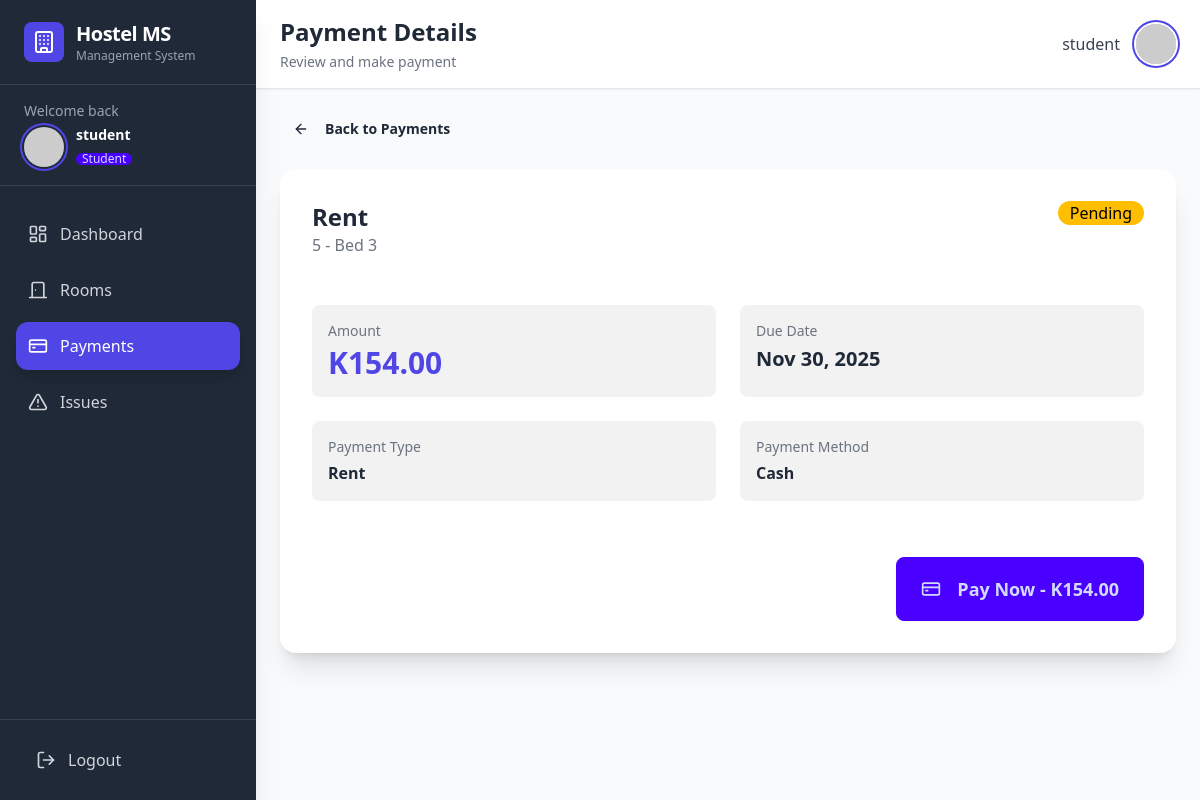
The page /payments/2/detail/ (signed in) on the database its author committed.
### hostel/models.py (models this page shows, shortened)
class User(AbstractUser):
    ROLE_CHOICES = [
        ('admin', 'Admin'),
        ('manager', 'Hostel Manager'),
        ('student', 'Student'),
    ]
    role = models.CharField(max_length=10, choices=ROLE_CHOICES, default='student')
    phone = models.CharField(max_length=15, blank=True)
    address = models.TextField(blank=True)
    profile_picture = models.ImageField(upload_to='profiles/', blank=True, null=True)
    email_verified = models.BooleanField(default=False)
    class Meta:
        db_table = 'users'

class Payment(models.Model):
    PAYMENT_STATUS = [
        ('pending', 'Pending'),
        ('completed', 'Completed'),
        ('failed', 'Failed'),
        ('refunded', 'Refunded'),
    ]
    PAYMENT_TYPE = [
        ('rent', 'Rent'),
        ('deposit', 'Security Deposit'),
        ('maintenance', 'Maintenance Fee'),
        ('other', 'Other'),
    ]
    occupancy = models.ForeignKey(Occupancy, on_delete=models.CASCADE, related_name='payments')
    amount = models.DecimalField(max_digits=10, decimal_places=2, validators=[MinValueValidator(Decimal('0.00'))])
    payment_type = models.CharField(max_length=15, choices=PAYMENT_TYPE, default='rent')
    payment_method = models.CharField(max_length=50, default='Cash')
    status = models.CharField(max_length=10, choices=PAYMENT_STATUS, default='pending')
    due_date = models.DateField()
    payment_date = models.DateField(null=True, blank=True)
    transaction_id = models.CharField(max_length=100, blank=True)
    proof_of_payment = models.ImageField(upload_to='payment_proofs/', blank=True, null=True)
    notes = models.TextField(blank=True)
    created_at = models.DateTimeField(auto_now_add=True)
    updated_at = models.DateTimeField(auto_now=True)
    class Meta:
        db_table = 'payments'
        ordering = ['-due_date']
    @property
    def is_overdue(self):
        from datetime import date
        return self.status == 'pending' and self.due_date < date.today()

class Occupancy(models.Model):
    student = models.ForeignKey(User, on_delete=models.CASCADE, related_name='occupancies')
    room = models.ForeignKey(Room, on_delete=models.CASCADE, related_name='occupancies')
    check_in_date = models.DateField()
    check_out_date = models.DateField(null=True, blank=True)
    bed_number = models.CharField(max_length=5)
    is_active = models.BooleanField(default=True)
    emergency_contact_name = models.CharField(max_length=100)
    emergency_contact_phone = models.CharField(max_length=15)
    notes = models.TextField(blank=True)
    created_at = models.DateTimeField(auto_now_add=True)
    updated_at = models.DateTimeField(auto_now=True)
    class Meta:
        db_table = 'occupancies'
        ordering = ['-check_in_date']
        unique_together = ['room', 'bed_number', 'is_active']

class Room(models.Model):
    ROOM_STATUS = [
        ('available', 'Available'),
        ('occupied', 'Occupied'),
        ('maintenance', 'Under Maintenance'),
    ]
    room_number = models.CharField(max_length=10, unique=True)
    capacity = models.IntegerField(validators=[MinValueValidator(1), MaxValueValidator(10)])
    current_occupancy = models.IntegerField(default=0, validators=[MinValueValidator(0)])
    status = models.CharField(max_length=15, choices=ROOM_STATUS, default='available')
    room_type = models.CharField(max_length=50, default='Standard')
    monthly_rent = models.DecimalField(max_digits=10, decimal_places=2, validators=[MinValueValidator(Decimal('0.00'))])
    description = models.TextField(blank=True)
    amenities = models.TextField(blank=True, help_text="Comma-separated amenities")
    created_at = models.DateTimeField(auto_now_add=True)
    updated_at = models.DateTimeField(auto_now=True)
    class Meta:
        db_table = 'rooms'
        ordering = ['room_number']

### hostel/views.py (the view)
# urls.py: path('payments/<int:payment_id>/detail/', student_payment_detail, name='student_payment_detail'),
@login_required
def student_payment_detail(request, payment_id):
    payment = get_object_or_404(Payment, id=payment_id)
    if request.user.role == 'student':
        if payment.occupancy.student != request.user:
            messages.error(request, 'You can only view your own payments.')
            return redirect('payment_list')
    context = {
        'payment': payment,
    }
    return render(request, 'hostel/student_payment_detail.html', context)

### templates/hostel/student_payment_detail.html (shortened to what this page needs)
{% extends 'hostel/base.html' %}
{% block header %}Payment Details{% endblock %}
{% block subheader %}Review and make payment{% endblock %}
{% block content %}
<div class="max-w-4xl mx-auto space-y-6">
    <div>
        <a href="{% url 'payment_list' %}" class="btn btn-ghost btn-sm">
            <i data-lucide="arrow-left" class="w-4 h-4 mr-2"></i>
            Back to Payments
        </a>
    </div>
    <div class="card bg-base-100 shadow-xl">
        <div class="card-body">
            <div class="flex justify-between items-start mb-4">
                <div>
                    <h2 class="card-title text-2xl">{{ payment.payment_type }}</h2>
                    <p class="text-gray-500">{{ payment.occupancy.room.room_number }} - Bed {{ payment.occupancy.bed_number }}</p>
                </div>
                <span class="badge badge-lg badge-{% if payment.status == 'completed' %}success{% elif payment.status == 'pending' %}warning{% elif payment.status == 'failed' %}error{% else %}info{% endif %}">
                    {{ payment.status|title }}
                </span>
            </div>
            <div class="grid grid-cols-1 md:grid-cols-2 gap-6 my-6">
                <div class="p-4 bg-base-200 rounded-lg">
                    <p class="text-sm text-gray-500 mb-1">Amount</p>
                    <p class="text-3xl font-bold text-primary">K{{ payment.amount }}</p>
                </div>
                <div class="p-4 bg-base-200 rounded-lg">
                    <p class="text-sm text-gray-500 mb-1">Due Date</p>
                    <p class="text-xl font-bold">{{ payment.due_date|date:"M d, Y" }}</p>
                </div>
                <div class="p-4 bg-base-200 rounded-lg">
                    <p class="text-sm text-gray-500 mb-1">Payment Type</p>
                    <p class="font-semibold">{{ payment.payment_type }}</p>
                </div>
                {% if payment.payment_method %}
                <div class="p-4 bg-base-200 rounded-lg">
                    <p class="text-sm text-gray-500 mb-1">Payment Method</p>
                    <p class="font-semibold">{{ payment.payment_method }}</p>
                </div>
                {% endif %}
            </div>
            <div class="card-actions justify-end mt-6">
                {% if payment.status == 'pending' %}
                <a href="{% url 'student_make_payment' payment.id %}" class="btn btn-primary btn-lg">
                    <i data-lucide="credit-card" class="w-5 h-5 mr-2"></i>
                    Pay Now - K{{ payment.amount }}
                </a>
                {% elif payment.status == 'completed' %}
                <div class="alert alert-success">
                    <i data-lucide="check-circle" class="w-5 h-5"></i>
                    <span>Payment completed successfully!</span>
                </div>
                {% endif %}
            </div>
        </div>
    </div>
</div>
{% endblock %}

### templates/hostel/base.html (shortened to what this page needs)
<!DOCTYPE html>
<html lang="en">
<head>
    <script src="https://cdn.tailwindcss.com"></script>
    <link href="https://cdn.jsdelivr.net/npm/daisyui@4.12.10/dist/full.css" rel="stylesheet" type="text/css" />
</head>
<body class="bg-gray-50 min-h-screen">
    {% if user.is_authenticated %}
    <div class="flex h-screen overflow-hidden">
        <aside id="sidebar" class="fixed md:relative w-64 bg-sidebar text-white flex flex-col flex-shrink-0 sidebar-transition mobile-sidebar z-50 shadow-xl h-full">
            <div class="flex items-center gap-3 px-6 py-5 border-b border-gray-700">
                <div class="p-2 bg-primary rounded-lg">
                    <i data-lucide="building" class="w-6 h-6 text-white"></i>
                </div>
                <div>
                    <h1 class="text-xl font-bold tracking-tight">Hostel MS</h1>
                    <p class="text-xs text-gray-400">Management System</p>
                </div>
            </div>
            <div class="px-6 py-4 border-b border-gray-700">
                <p class="text-sm text-gray-400 mb-1">Welcome back</p>
                <div class="flex items-center gap-3">
                    <div class="avatar">
                        <div class="w-10 h-10 rounded-full ring-2 ring-primary ring-offset-2 ring-offset-sidebar overflow-hidden">
                            <img src="https://ui-avatars.com/api/?name={{ user.username }}&background=6366F1&color=fff&bold=true"
                                 alt="{{ user.username }}" />
                        </div>
                    </div>
                    <div class="flex-1 min-w-0">
                        <p class="font-semibold text-sm truncate">{{ user.get_full_name|default:user.username }}</p>
                        <span class="badge badge-xs badge-primary mt-1">{{ user.get_role_display }}</span>
                    </div>
                </div>
            </div>
            <nav class="flex-1 px-4 py-6 space-y-2 overflow-y-auto">
                <a href="{% url 'dashboard' %}" class="flex items-center gap-3 px-3 py-3 rounded-xl transition {% if request.resolver_match.url_name == 'dashboard' %}bg-primary text-white shadow-lg{% else %}text-gray-300 hover:bg-gray-700 hover:text-white{% endif %}">
                    <i data-lucide="layout-dashboard" class="w-5 h-5"></i>
                    <span class="font-medium">Dashboard</span>
                </a>
                <a href="{% url 'room_list' %}" class="flex items-center gap-3 px-3 py-3 rounded-xl transition {% if 'room' in request.resolver_match.url_name %}bg-primary text-white shadow-lg{% else %}text-gray-300 hover:bg-gray-700 hover:text-white{% endif %}">
                    <i data-lucide="door-closed" class="w-5 h-5"></i>
                    <span class="font-medium">Rooms</span>
                </a>
                <a href="{% url 'payment_list' %}" class="flex items-center gap-3 px-3 py-3 rounded-xl transition {% if 'payment' in request.resolver_match.url_name %}bg-primary text-white shadow-lg{% else %}text-gray-300 hover:bg-gray-700 hover:text-white{% endif %}">
                    <i data-lucide="credit-card" class="w-5 h-5"></i>
                    <span class="font-medium">Payments</span>
                </a>
                <a href="{% url 'issue_list' %}" class="flex items-center gap-3 px-3 py-3 rounded-xl transition {% if 'issue' in request.resolver_match.url_name %}bg-primary text-white shadow-lg{% else %}text-gray-300 hover:bg-gray-700 hover:text-white{% endif %}">
                    <i data-lucide="alert-triangle" class="w-5 h-5"></i>
                    <span class="font-medium">Issues</span>
                </a>
            </nav>
            <div class="px-6 py-4 border-t border-gray-700">
                <a href="{% url 'logout' %}" class="flex items-center gap-3 px-3 py-3 rounded-xl text-gray-300 hover:bg-red-600 hover:text-white transition">
                    <i data-lucide="log-out" class="w-5 h-5"></i>
                    <span class="font-medium">Logout</span>
                </a>
            </div>
        </aside>
        <main class="flex-1 flex flex-col overflow-hidden">
            <header class="bg-white border-b border-gray-200 shadow-sm sticky top-0 z-40">
                <div class="flex justify-between items-center px-4 md:px-6 py-4">
                    <div class="flex items-center gap-4">
                        <div>
                            <h2 class="text-xl md:text-2xl font-bold text-gray-800">{% block header %}Dashboard{% endblock %}</h2>
                            <p class="text-gray-500 text-xs md:text-sm mt-1 hidden sm:block">{% block subheader %}Hostel Management System{% endblock %}</p>
                        </div>
                    </div>
                    <div class="flex items-center gap-4">
                        <span class="text-gray-700 font-medium hidden md:block">{{ user.get_full_name|default:user.username }}</span>
                        <div class="avatar">
                            <div class="w-10 h-10 rounded-full ring-2 ring-primary ring-offset-2 overflow-hidden">
                                <img src="https://ui-avatars.com/api/?name={{ user.username }}&background=6366F1&color=fff&bold=true"
                                     alt="{{ user.username }}" />
                            </div>
                        </div>
                    </div>
                </div>
            </header>
            <div class="flex-1 p-6 overflow-y-auto content-scroll bg-gray-50">
                {% block content %}{% endblock %}
            </div>
        </main>
    </div>
    {% else %}
        {% block full_content %}{% endblock %}
    {% endif %}
</body>
</html>

### templates/hostel/base.html (style rules this page uses)
.sidebar-transition { transition: all 0.3s ease-in-out; }

### rows shown on the page
User: get_full_name "student", role "Student"
Payment: payment_type "Rent", occupancy.room.room_number "5", occupancy.bed_number "3", status "Pending", amount "154.00", due_date "Nov 30, 2025", payment_method "Cash"
